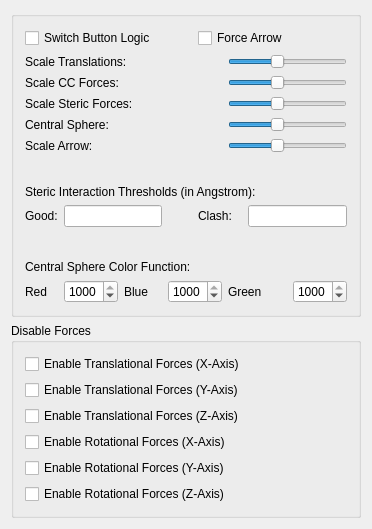
<?xml version="1.0" encoding="UTF-8"?>
<ui version="4.0">
 <class>dlg_force</class>
 <widget class="QDialog" name="dlg_force">
  <property name="geometry">
   <rect>
    <x>0</x>
    <y>0</y>
    <width>372</width>
    <height>529</height>
   </rect>
  </property>
  <property name="maximumSize">
   <size>
    <width>372</width>
    <height>16777215</height>
   </size>
  </property>
  <property name="windowTitle">
   <string>Force Feedback Properties</string>
  </property>
  <layout class="QGridLayout" name="gridLayout_3">
   <property name="sizeConstraint">
    <enum>QLayout::SetDefaultConstraint</enum>
   </property>
   <item row="1" column="0">
    <widget class="QGroupBox" name="groupBox">
     <property name="title">
      <string>Disable Forces</string>
     </property>
     <layout class="QGridLayout" name="gridLayout">
      <item row="0" column="0">
       <widget class="QCheckBox" name="m_pCheckTransX">
        <property name="sizePolicy">
         <sizepolicy hsizetype="Minimum" vsizetype="MinimumExpanding">
          <horstretch>0</horstretch>
          <verstretch>0</verstretch>
         </sizepolicy>
        </property>
        <property name="text">
         <string>Enable Translational Forces (X-Axis)</string>
        </property>
       </widget>
      </item>
      <item row="1" column="0">
       <widget class="QCheckBox" name="m_pCheckTransY">
        <property name="sizePolicy">
         <sizepolicy hsizetype="Minimum" vsizetype="MinimumExpanding">
          <horstretch>0</horstretch>
          <verstretch>0</verstretch>
         </sizepolicy>
        </property>
        <property name="text">
         <string>Enable Translational Forces (Y-Axis)</string>
        </property>
       </widget>
      </item>
      <item row="2" column="0">
       <widget class="QCheckBox" name="m_pCheckTransZ">
        <property name="sizePolicy">
         <sizepolicy hsizetype="Minimum" vsizetype="MinimumExpanding">
          <horstretch>0</horstretch>
          <verstretch>0</verstretch>
         </sizepolicy>
        </property>
        <property name="text">
         <string>Enable Translational Forces (Z-Axis)</string>
        </property>
       </widget>
      </item>
      <item row="3" column="0">
       <widget class="QCheckBox" name="m_pCheckRotX">
        <property name="sizePolicy">
         <sizepolicy hsizetype="Minimum" vsizetype="MinimumExpanding">
          <horstretch>0</horstretch>
          <verstretch>0</verstretch>
         </sizepolicy>
        </property>
        <property name="text">
         <string>Enable Rotational Forces (X-Axis)</string>
        </property>
       </widget>
      </item>
      <item row="4" column="0">
       <widget class="QCheckBox" name="m_pCheckRotY">
        <property name="sizePolicy">
         <sizepolicy hsizetype="Minimum" vsizetype="MinimumExpanding">
          <horstretch>0</horstretch>
          <verstretch>0</verstretch>
         </sizepolicy>
        </property>
        <property name="text">
         <string>Enable Rotational Forces (Y-Axis)</string>
        </property>
       </widget>
      </item>
      <item row="5" column="0">
       <widget class="QCheckBox" name="m_pCheckRotZ">
        <property name="sizePolicy">
         <sizepolicy hsizetype="Minimum" vsizetype="MinimumExpanding">
          <horstretch>0</horstretch>
          <verstretch>0</verstretch>
         </sizepolicy>
        </property>
        <property name="text">
         <string>Enable Rotational Forces (Z-Axis)</string>
        </property>
       </widget>
      </item>
     </layout>
    </widget>
   </item>
   <item row="0" column="0">
    <widget class="QGroupBox" name="groupBox_2">
     <property name="title">
      <string/>
     </property>
     <layout class="QGridLayout" name="gridLayout_2">
      <item row="0" column="0" colspan="4">
       <widget class="QCheckBox" name="m_pCheckNegButton">
        <property name="toolTip">
         <string>If checked no force is generated if the button is pressed</string>
        </property>
        <property name="text">
         <string>Switch Button Logic</string>
        </property>
       </widget>
      </item>
      <item row="1" column="0" colspan="3">
       <widget class="QLabel" name="TextLabel2_3">
        <property name="text">
         <string>Scale Translations:</string>
        </property>
        <property name="wordWrap">
         <bool>false</bool>
        </property>
       </widget>
      </item>
      <item row="1" column="5" colspan="3">
       <widget class="QSlider" name="m_pSliderScaleTranslation">
        <property name="value">
         <number>40</number>
        </property>
        <property name="orientation">
         <enum>Qt::Horizontal</enum>
        </property>
       </widget>
      </item>
      <item row="2" column="0" colspan="3">
       <widget class="QLabel" name="TextLabel2">
        <property name="text">
         <string>Scale CC Forces:</string>
        </property>
        <property name="wordWrap">
         <bool>false</bool>
        </property>
       </widget>
      </item>
      <item row="2" column="5" colspan="3">
       <widget class="QSlider" name="m_pSliderScaleCorrForce">
        <property name="value">
         <number>40</number>
        </property>
        <property name="orientation">
         <enum>Qt::Horizontal</enum>
        </property>
       </widget>
      </item>
      <item row="3" column="0" colspan="3">
       <widget class="QLabel" name="TextLabel2_2">
        <property name="text">
         <string>Scale Steric Forces:</string>
        </property>
        <property name="wordWrap">
         <bool>false</bool>
        </property>
       </widget>
      </item>
      <item row="3" column="5" colspan="3">
       <widget class="QSlider" name="m_pSliderScaleStericForce">
        <property name="value">
         <number>40</number>
        </property>
        <property name="orientation">
         <enum>Qt::Horizontal</enum>
        </property>
       </widget>
      </item>
      <item row="4" column="0" colspan="2">
       <widget class="QLabel" name="textLabel2">
        <property name="text">
         <string>Central Sphere:</string>
        </property>
        <property name="wordWrap">
         <bool>false</bool>
        </property>
       </widget>
      </item>
      <item row="4" column="5" colspan="3">
       <widget class="QSlider" name="m_pSliderScaleCentralSphere">
        <property name="value">
         <number>40</number>
        </property>
        <property name="orientation">
         <enum>Qt::Horizontal</enum>
        </property>
       </widget>
      </item>
      <item row="5" column="0" colspan="2">
       <widget class="QLabel" name="textLabel2_2">
        <property name="text">
         <string>Scale Arrow:</string>
        </property>
        <property name="wordWrap">
         <bool>false</bool>
        </property>
       </widget>
      </item>
      <item row="5" column="5" colspan="3">
       <widget class="QSlider" name="m_pSliderScaleForceArrow">
        <property name="value">
         <number>40</number>
        </property>
        <property name="orientation">
         <enum>Qt::Horizontal</enum>
        </property>
       </widget>
      </item>
      <item row="6" column="0">
       <spacer name="verticalSpacer_2">
        <property name="orientation">
         <enum>Qt::Vertical</enum>
        </property>
        <property name="sizeHint" stdset="0">
         <size>
          <width>20</width>
          <height>40</height>
         </size>
        </property>
       </spacer>
      </item>
      <item row="7" column="0" colspan="8">
       <widget class="QLabel" name="StericInteractionThresholds">
        <property name="text">
         <string>Steric Interaction Thresholds (in Angstrom):</string>
        </property>
        <property name="wordWrap">
         <bool>false</bool>
        </property>
       </widget>
      </item>
      <item row="8" column="0">
       <widget class="QLabel" name="GoodThreshold">
        <property name="text">
         <string>Good:</string>
        </property>
        <property name="wordWrap">
         <bool>false</bool>
        </property>
       </widget>
      </item>
      <item row="8" column="1" colspan="2">
       <widget class="QLineEdit" name="m_pEditStericGoodThreshold">
        <property name="minimumSize">
         <size>
          <width>50</width>
          <height>0</height>
         </size>
        </property>
        <property name="alignment">
         <set>Qt::AlignRight</set>
        </property>
       </widget>
      </item>
      <item row="8" column="4" colspan="2">
       <widget class="QLabel" name="ClashThreshold">
        <property name="text">
         <string>Clash:</string>
        </property>
        <property name="wordWrap">
         <bool>false</bool>
        </property>
       </widget>
      </item>
      <item row="9" column="0">
       <spacer name="verticalSpacer">
        <property name="orientation">
         <enum>Qt::Vertical</enum>
        </property>
        <property name="sizeHint" stdset="0">
         <size>
          <width>20</width>
          <height>40</height>
         </size>
        </property>
       </spacer>
      </item>
      <item row="10" column="0" colspan="5">
       <widget class="QLabel" name="textLabel3">
        <property name="text">
         <string>Central Sphere Color Function:</string>
        </property>
        <property name="wordWrap">
         <bool>false</bool>
        </property>
       </widget>
      </item>
      <item row="11" column="0">
       <widget class="QLabel" name="textLabel1">
        <property name="text">
         <string>Red</string>
        </property>
        <property name="wordWrap">
         <bool>false</bool>
        </property>
       </widget>
      </item>
      <item row="11" column="1">
       <widget class="QSpinBox" name="m_pSpinSphereColorFunctionRed">
        <property name="keyboardTracking">
         <bool>false</bool>
        </property>
        <property name="maximum">
         <number>1000</number>
        </property>
        <property name="value">
         <number>1000</number>
        </property>
       </widget>
      </item>
      <item row="11" column="2">
       <widget class="QLabel" name="textLabel1_3">
        <property name="text">
         <string>Blue</string>
        </property>
        <property name="wordWrap">
         <bool>false</bool>
        </property>
       </widget>
      </item>
      <item row="11" column="3" colspan="2">
       <widget class="QSpinBox" name="m_pSpinSphereColorFunctionBlue">
        <property name="keyboardTracking">
         <bool>false</bool>
        </property>
        <property name="maximum">
         <number>1000</number>
        </property>
        <property name="value">
         <number>1000</number>
        </property>
       </widget>
      </item>
      <item row="11" column="5" colspan="2">
       <widget class="QLabel" name="textLabel1_2">
        <property name="text">
         <string>Green</string>
        </property>
        <property name="wordWrap">
         <bool>false</bool>
        </property>
       </widget>
      </item>
      <item row="11" column="7">
       <widget class="QSpinBox" name="m_pSpinSphereColorFunctionGreen">
        <property name="keyboardTracking">
         <bool>false</bool>
        </property>
        <property name="maximum">
         <number>1000</number>
        </property>
        <property name="value">
         <number>1000</number>
        </property>
       </widget>
      </item>
      <item row="8" column="6" colspan="2">
       <widget class="QLineEdit" name="m_pEditStericClashThreshold">
        <property name="minimumSize">
         <size>
          <width>50</width>
          <height>0</height>
         </size>
        </property>
        <property name="alignment">
         <set>Qt::AlignRight</set>
        </property>
       </widget>
      </item>
      <item row="0" column="4" colspan="4">
       <widget class="QCheckBox" name="m_pCheckForceArrow">
        <property name="toolTip">
         <string>If checked no force is generated if the button is pressed</string>
        </property>
        <property name="text">
         <string>Force Arrow</string>
        </property>
       </widget>
      </item>
     </layout>
    </widget>
   </item>
  </layout>
 </widget>
 <layoutdefault spacing="6" margin="11"/>
 <pixmapfunction>qPixmapFromMimeSource</pixmapfunction>
 <resources/>
 <connections/>
</ui>
